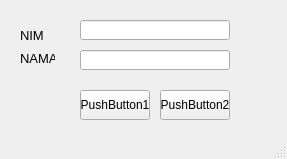
<?xml version="1.0" encoding="UTF-8"?>
<ui version="4.0">
 <class>MainWindow</class>
 <widget class="QMainWindow" name="MainWindow">
  <property name="geometry">
   <rect>
    <x>0</x>
    <y>0</y>
    <width>287</width>
    <height>159</height>
   </rect>
  </property>
  <property name="windowTitle">
   <string>MainWindow</string>
  </property>
  <widget class="QWidget" name="centralwidget">
   <widget class="QPushButton" name="pushButton">
    <property name="geometry">
     <rect>
      <x>80</x>
      <y>90</y>
      <width>70</width>
      <height>30</height>
     </rect>
    </property>
    <property name="text">
     <string>PushButton1</string>
    </property>
   </widget>
   <widget class="QPushButton" name="pushButton_2">
    <property name="geometry">
     <rect>
      <x>160</x>
      <y>90</y>
      <width>70</width>
      <height>30</height>
     </rect>
    </property>
    <property name="text">
     <string>PushButton2</string>
    </property>
   </widget>
   <widget class="QLabel" name="label">
    <property name="geometry">
     <rect>
      <x>20</x>
      <y>30</y>
      <width>35</width>
      <height>10</height>
     </rect>
    </property>
    <property name="font">
     <font>
      <pointsize>10</pointsize>
     </font>
    </property>
    <property name="text">
     <string>NIM</string>
    </property>
   </widget>
   <widget class="QLabel" name="label_2">
    <property name="geometry">
     <rect>
      <x>20</x>
      <y>53</y>
      <width>35</width>
      <height>10</height>
     </rect>
    </property>
    <property name="font">
     <font>
      <pointsize>10</pointsize>
     </font>
    </property>
    <property name="text">
     <string>NAMA</string>
    </property>
   </widget>
   <widget class="QLineEdit" name="lineEdit">
    <property name="geometry">
     <rect>
      <x>80</x>
      <y>20</y>
      <width>150</width>
      <height>20</height>
     </rect>
    </property>
   </widget>
   <widget class="QLineEdit" name="lineEdit_2">
    <property name="geometry">
     <rect>
      <x>80</x>
      <y>50</y>
      <width>150</width>
      <height>20</height>
     </rect>
    </property>
   </widget>
  </widget>
  <widget class="QMenuBar" name="menubar">
   <property name="geometry">
    <rect>
     <x>0</x>
     <y>0</y>
     <width>287</width>
     <height>18</height>
    </rect>
   </property>
  </widget>
  <widget class="QStatusBar" name="statusbar"/>
 </widget>
 <resources/>
 <connections/>
</ui>
